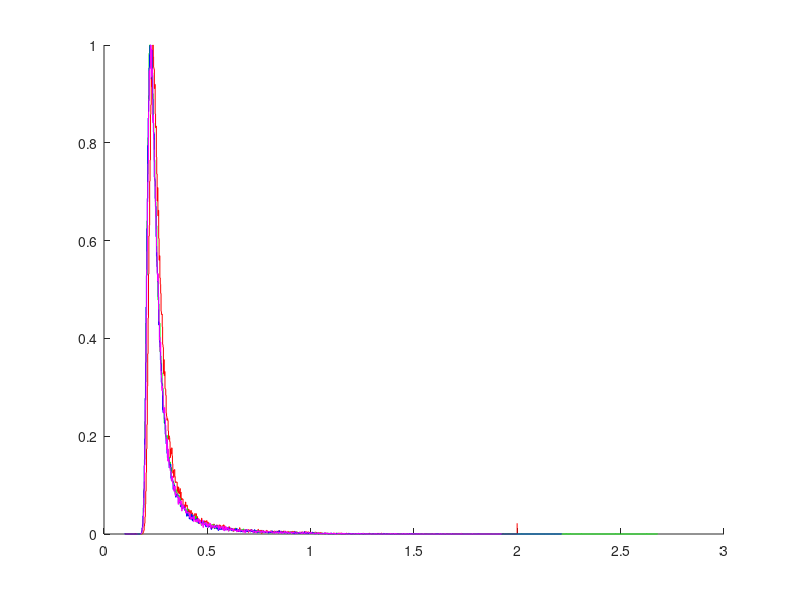

This figure's MATLAB source:
function testMeV
    N_bins = 1000;
    
    figure(1)
    hold on
    
    d2 = load('2MeV.csv');
    [y2, x2] = hist(d2, N_bins);
    stairs(x2,y2/max(y2),'r')
    
    d4 = load('4MeV.csv');
    [y4, x4] = hist(d4, N_bins);
    stairs(x4,y4/max(y4),'g')
    
    d8 = load('8MeV.csv');
    [y8, x8] = hist(d8, N_bins);
    stairs(x8,y8/max(y8),'b')
    
    d16 = load('16MeV.csv');
    [y16, x16] = hist(d16, N_bins);
    stairs(x16,y16/max(y16),'m')
       
    hold off
end